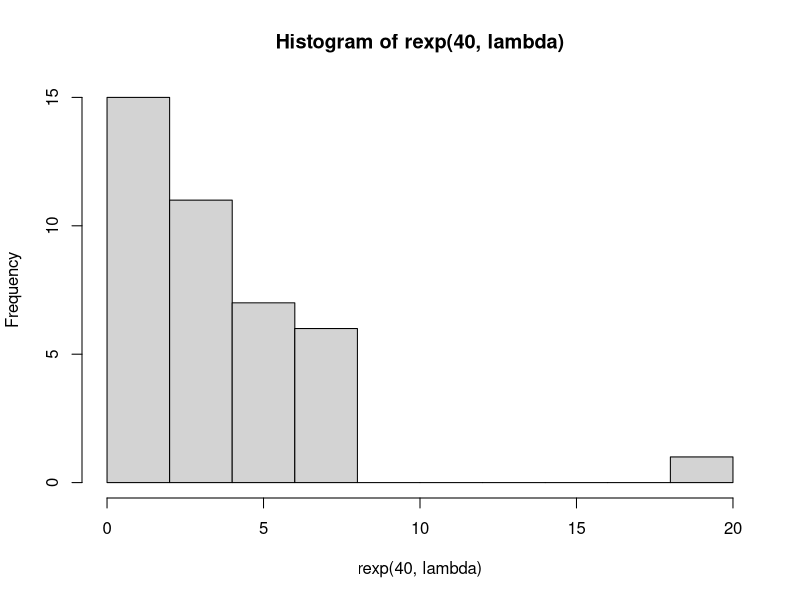
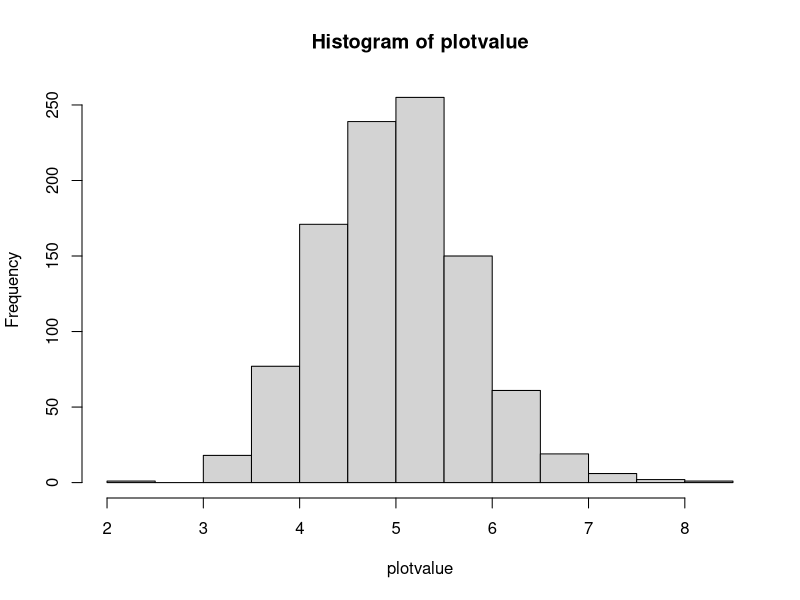
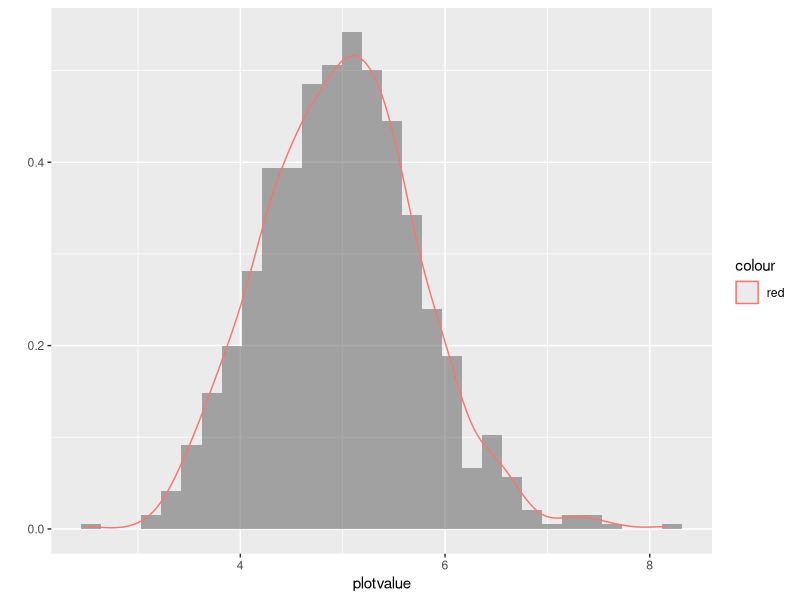

Here is the R script that generated these plots, in order:
## ---- chunk 1
suppressWarnings(library("plyr"))
suppressWarnings(library("dplyr"))
suppressWarnings(("tidyr"))
suppressWarnings(library("ggplot2"))
## ---- chunk 2
## create starting point for simulation which will be the data used to create the plot
plotvalue = NULL
lambda = 0.2

## plot sample exponential - like the one the mean will be taken from
hist(rexp(40,lambda))
# 1000 times, create a random exponential distribution and find the median.  Concatenate this into the plotvalue
for (i in 1 : 1000) plotvalue = c(plotvalue, mean(rexp(40,lambda)))
## base plot the distribution
hist(plotvalue)

## ggplot distribution
sim<-qplot(plotvalue,geom="blank")
## print histogram
sim<-sim + geom_histogram(aes(y=..density..),alpha=0.5)
sim + geom_density(aes(colour="red"))

## sample mean
sample_mean<-mean(plotvalue)

## mean of exponential - theoretical mean
mean_of_exp<-1/lambda

